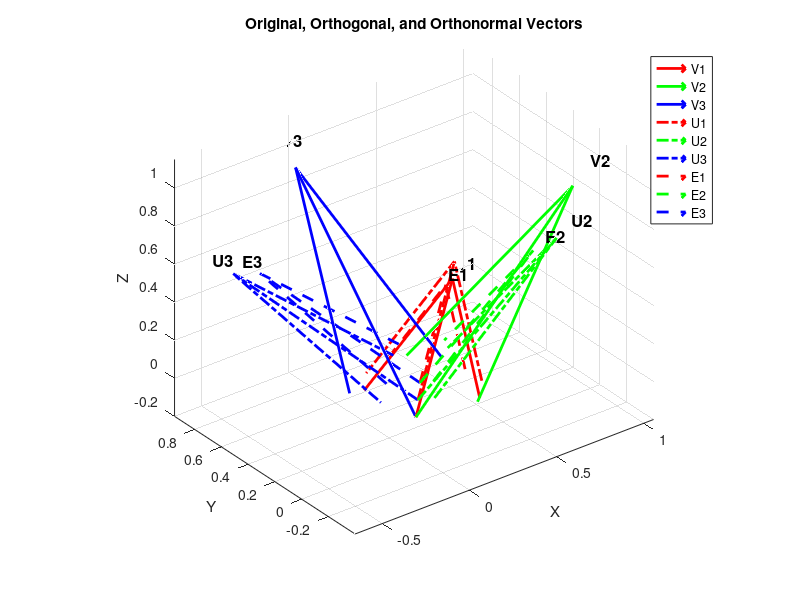

Reproduce this figure in MATLAB.
V = [1 1 0; 1 0 1; 0 1 1]';
num_vectors = size(V, 2);
U = zeros(size(V));
E = zeros(size(V));

U(:,1) = V(:,1);
E(:,1) = U(:,1) / norm(U(:,1));
for i = 2:num_vectors
    U(:,i) = V(:,i);
    for j = 1:i-1
        U(:,i) = U(:,i) - (dot(V(:,i), E(:,j)) * E(:,j));
    end
    E(:,i) = U(:,i) / norm(U(:,i));
end

figure; hold on; grid on; axis equal;
colors = ['r','g','b'];

for i = 1:num_vectors
    quiver3(0,0,0, V(1,i), V(2,i), V(3,i), colors(i), 'LineWidth',2,'MaxHeadSize',0.5);
    text(V(1,i), V(2,i), V(3,i), ['V' num2str(i)], 'FontSize',12, 'FontWeight','bold');
end

offsetU = 0.05;
for i = 1:num_vectors
    quiver3(offsetU, offsetU, offsetU, U(1,i), U(2,i), U(3,i), [colors(i) '-.'], 'LineWidth',2,'MaxHeadSize',0.5);
    text(U(1,i)+offsetU, U(2,i)+offsetU, U(3,i)+offsetU, ['U' num2str(i)], 'FontSize',12, 'FontWeight','bold');
end

offsetE = 0.1;
for i = 1:num_vectors
    quiver3(offsetE, offsetE, offsetE, E(1,i), E(2,i), E(3,i), [colors(i) '--'], 'LineWidth',2,'MaxHeadSize',0.5);
    text(E(1,i)+offsetE, E(2,i)+offsetE, E(3,i)+offsetE, ['E' num2str(i)], 'FontSize',12, 'FontWeight','bold');
end
xlabel('X'); ylabel('Y'); zlabel('Z');
title('Original, Orthogonal, and Orthonormal Vectors');
legend('V1','V2','V3','U1','U2','U3','E1','E2','E3');
view(3);
hold off;
